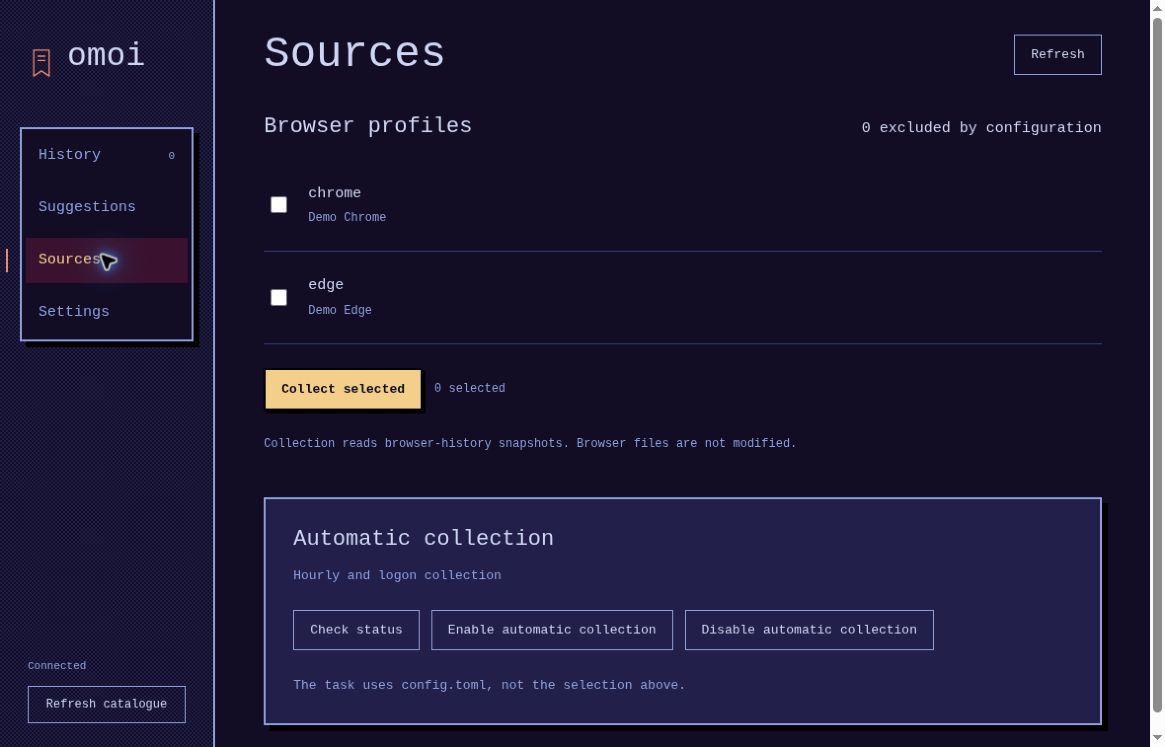
#> input picture assets/video/omoi-v2/capture/01-sources.png, 1165 x 747 px; its folder holds 4 pictures in this run
$ python render.py
#> lines starting #> are read from the running program, lines starting #| are printed output that depends on the picture; after the words box and inside, x2 and y2 are one past the last pixel; in counts of white or black regions, pixels touching at a corner belong together
from pathlib import Path
import math, json, subprocess, sys
import numpy as np
from PIL import Image, ImageDraw, ImageFont
from scipy.io import wavfile

ROOT=Path(__file__).resolve().parents[1]
W,H,FPS,DUR=1920,1080,30,40
P={'night':'#120c24','blue':'#22204a','mid':'#33407a','light':'#8fa0dd','ink':'#cfd6f4','paper':'#f3efe4','pink':'#f08868','gold':'#f4cf8a','mint':'#a6dcc4'}
FONT='/usr/share/fonts/truetype/dejavu/DejaVuSansMono.ttf'
cuts=[0,3,7,9,13,17,21,25,29,32,35,40]
images={p.stem:Image.open(p).convert('RGB') for p in (ROOT/'capture').glob('*.png')}
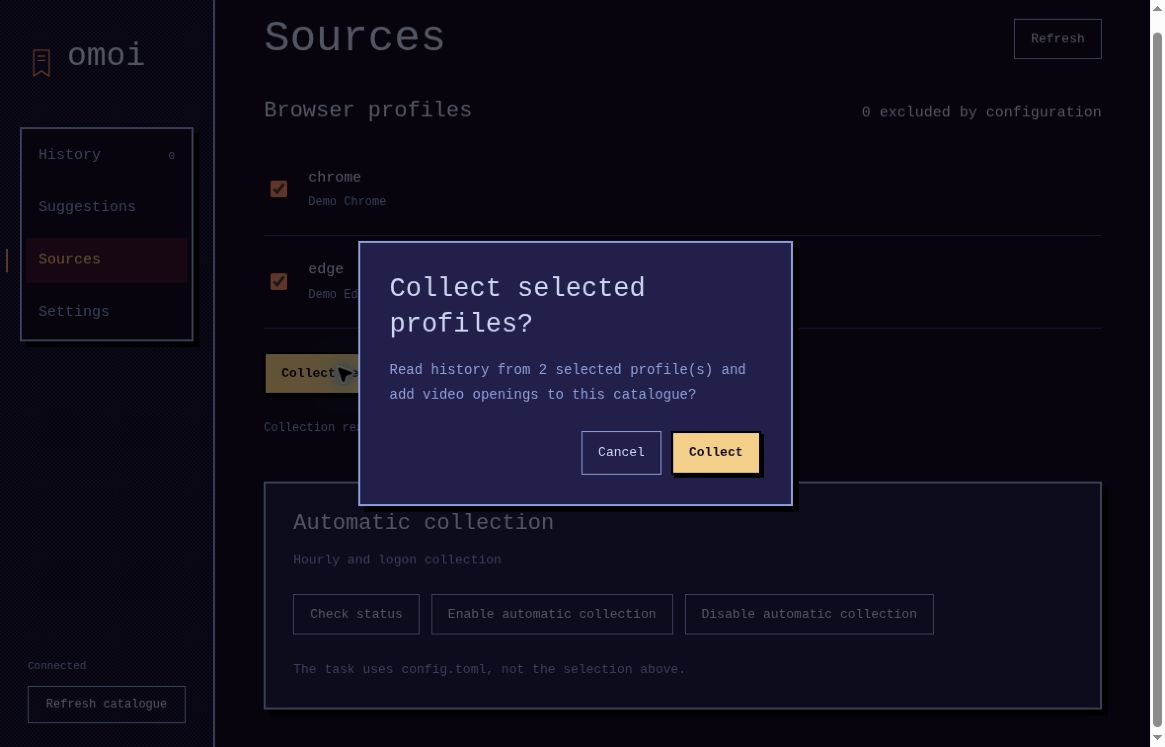
#> input picture assets/video/omoi-v2/capture/02-confirmation.png, 1165 x 747 px
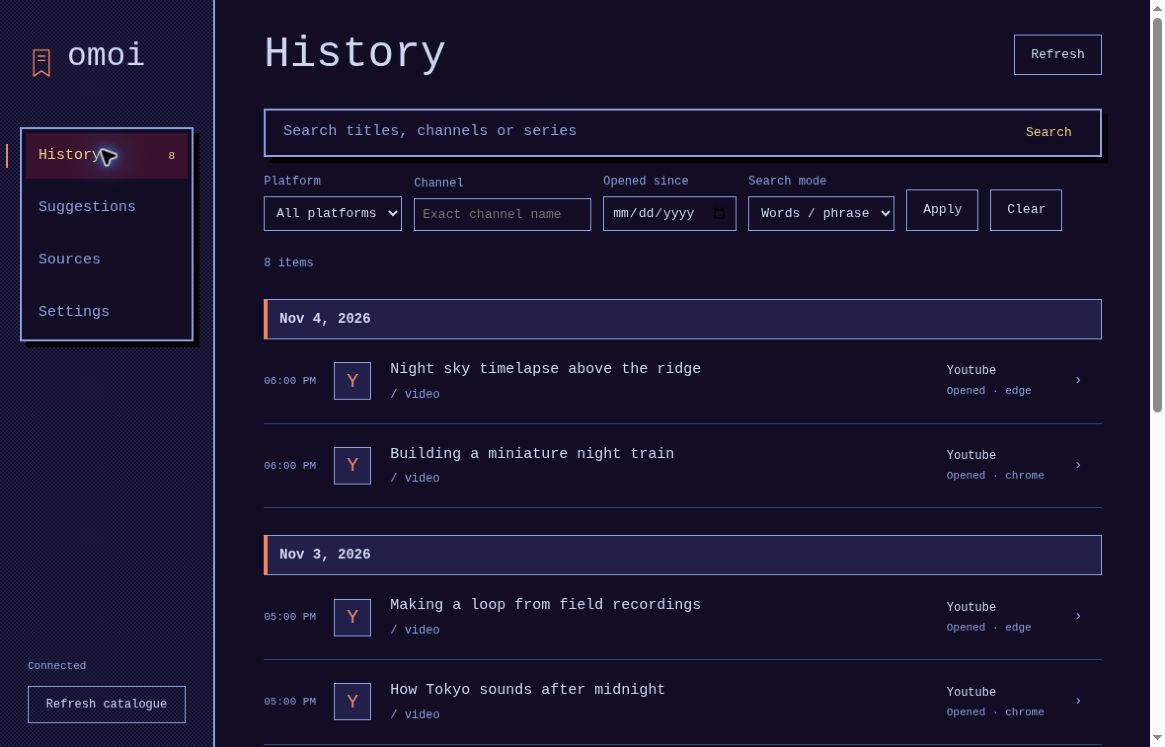
#> input picture assets/video/omoi-v2/capture/03-history.png, 1165 x 747 px
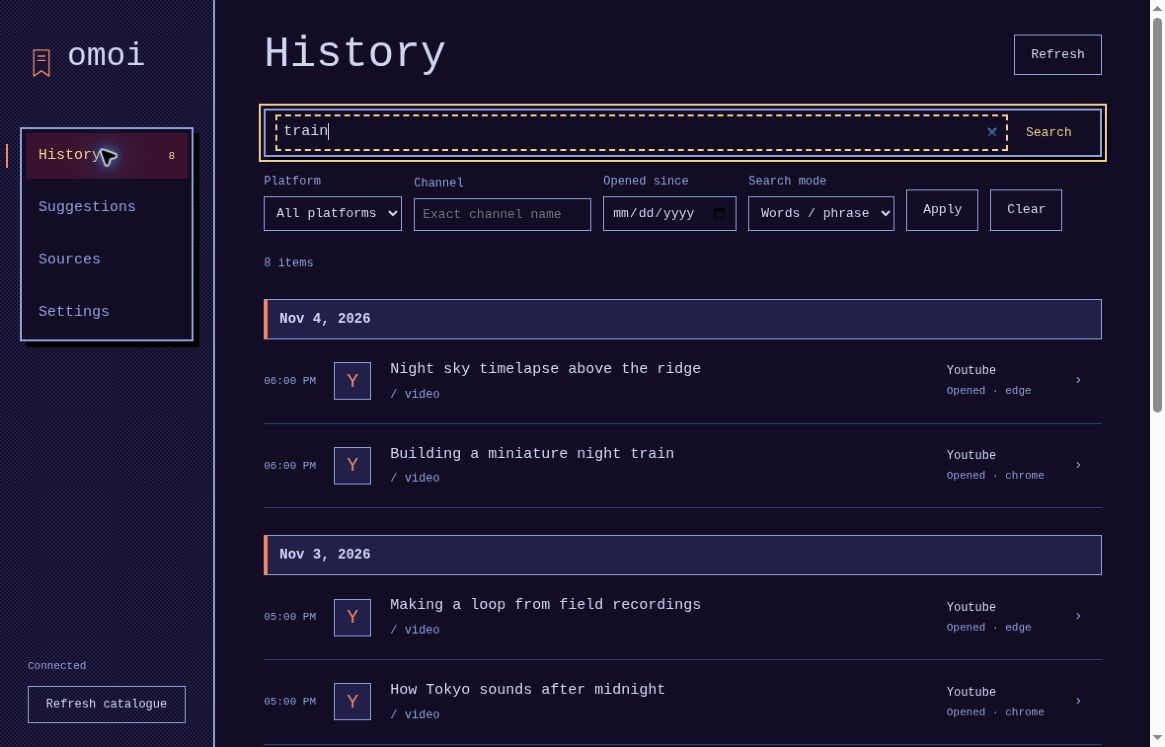
#> input picture assets/video/omoi-v2/capture/04-search-input.png, 1165 x 747 px
#> images = 4 items

def smooth(p):
 p=max(0,min(1,p));return p*p*(3-2*p)
def pixel_text(im,xy,text,size=16,col='ink',anchor='la'):
 f=ImageFont.truetype(FONT,size); box=f.getbbox(text); mask=Image.new('1',(max(1,math.ceil(f.getlength(text))+2),size+8));ImageDraw.Draw(mask).text((0,-box[1]),text,font=f,fill=1)
 bbox=mask.getbbox();mask=mask.crop(bbox);x,y=xy
 if anchor=='center':x-=mask.width//2
 assert 0<=x and 0<=y and x+mask.width<=im.width and y+mask.height<=im.height,(text,xy,mask.size)
 im.paste(P.get(col,col),(int(x),int(y)),mask)
def world(t,ending=False):
 im=Image.new('RGB',(640,360),P['night']);d=ImageDraw.Draw(im)
 for y in range(130,275):
  for x in range((y%2)*2,640,4):
   if (y-130)/145>((x*17+y*13)%16)/16:d.point((x,y),fill=P['blue'])
 for x,y in [(46,90),(100,128),(184,76),(262,117),(370,80),(464,112),(562,61),(601,155)]:
  d.point((x,y),fill=P['ink'] if int(t*1.2+x)%3 else P['light'])
  if x in (46,562):d.line((x-1,y,x+1,y),fill=P['light'])
 # Quiet city silhouettes, not stock footage.
 for i in range(18):
  x=i*39-12; hh=30+(i*29)%62;d.rectangle((x,252-hh,x+26,256),fill=P['blue'])
  for wy in range(260-hh,245,10):
   for wx in range(x+5,x+24,8):
    if (wx+wy+i)%3==0:d.rectangle((wx,wy,wx+2,wy+3),fill=P['mid'])
 d.rectangle((0,257,639,359),fill=P['night']);d.line((0,280,639,280),fill=P['light']);d.line((0,290,639,290),fill=P['mid'])
 for x in range(-30,650,22):d.line((x,291,x+12,291),fill=P['mid'])
 # A miniature train gives the synthetic search title a visual memory.
 xx=int(100+105*smooth(t/3)) if not ending else int(205+55*smooth(t/2))
 for car in range(3):
  x=xx+car*76;d.rectangle((x,236,x+70,273),fill=P['mid']);d.rectangle((x+3,239,x+67,249),fill=P['light']);d.line((x,261,x+70,261),fill=P['pink'])
  for j in range(4):d.rectangle((x+7+j*15,242,x+16+j*15,252),fill=P['gold'])
  for dx in (13,56):d.rectangle((x+dx,274,x+dx+7,279),fill=P['night']);d.line((x+dx,279,x+dx+7,279),fill=P['light'])
  if car<2:d.line((x+70,266,x+76,266),fill=P['light'])
 if ending:
  pixel_text(im,(320,72),'omoi',57,'paper','center')
  pixel_text(im,(320,324),'APP CAPTURE / SYNTHETIC DATA',11,'light','center')
 else:
  pixel_text(im,(38,32),'OMOI',12,'pink');pixel_text(im,(38,96),'Find it again',29,'paper')
 return im.resize((W,H),Image.Resampling.NEAREST)

def stage(title,section,light=False):
 im=Image.new('RGB',(640,360),P['paper'] if light else P['night']);d=ImageDraw.Draw(im)
 ink='night' if light else 'ink';edge='mid' if light else 'light'
 pixel_text(im,(22,18),'OMOI / UNSAVED PREVIEW' if 'UNSAVED' in section else 'OMOI',10,'mid' if light else 'pink')
 pixel_text(im,(22,39),title,22,ink)
 d.rectangle((15,76,624,329),outline=P[edge]);d.rectangle((17,78,622,327),outline=P['mid'])
 pixel_text(im,(22,341),'APP CAPTURE',9,'mid' if light else 'light')
 pixel_text(im,(438,341),'SYNTHETIC DATA',9,'mid' if light else 'light')
 return im.resize((W,H),Image.Resampling.NEAREST)

def capture(im,key,box=None,zoom=1,focus=(.5,.5)):
 src=images[key]
 if box:src=src.crop(box)
 # Camera movement never changes UI content. Whole captures are fitted; detail crops fill the viewport.
 area=(57,243,1863,975); aw,ah=area[2]-area[0],area[3]-area[1]
 scale=min(aw/src.width,ah/src.height)*zoom
 sw,sh=round(src.width*scale),round(src.height*scale)
 src=src.resize((sw,sh),Image.Resampling.LANCZOS)
 tile=Image.new('RGB',(aw,ah),P['night'])
 x=round((aw-sw)*focus[0]);y=round((ah-sh)*focus[1]);tile.paste(src,(x,y));im.paste(tile,area[:2])

def frame(t):
 s=next(i for i in range(len(cuts)-1) if cuts[i]<=t<cuts[i+1]);u=t-cuts[s]
 if s==0:return world(u)
 if s==10:return world(u,True)
 if s==1:
  im=stage('Browse','01  CATALOGUE');capture(im,'03-history',(0,0,1145,510),zoom=1+.025*smooth(u/4),focus=(.5,0))
 elif s==2:
  im=stage('Search','02  SEARCH');capture(im,'04-search-input',(245,90,1130,425),zoom=1.0)
 elif s==3:
  im=stage('Find','02  FOUND')
  # A second, closer cut makes the result title legible on a phone.
  capture(im,'05-search-result',(248,184,1145,600) if u<2 else (248,400,940,535),zoom=1+.02*smooth((u%2)/2),focus=(.4,.4))
 elif s==4:
  im=stage('Inspect','03  DETAILS');capture(im,'06-details',(775,370,1155,515),zoom=1+.02*smooth(u/4),focus=(.5,.5))
 elif s==5:
  im=stage('Check openings','03  EVIDENCE');capture(im,'07-opening-evidence',(770,555,1155,730),zoom=1)
 elif s==6:
  im=stage('Tag','04  UNSAVED EDITOR PREVIEW');capture(im,'08-edit-tags',(780,475,1160,650),zoom=1.0,focus=(.5,.5))
 elif s==7:
  im=stage('Choose sources','05  SOURCES');capture(im,'02-confirmation',(250,180,920,560),zoom=1+.04*smooth(u/4))
 elif s==8:
  im=stage('Switch themes','06  APPEARANCE');capture(im,'09-appearance',zoom=1+.025*smooth(u/3))
 elif s==9:
  im=stage('Keep browsing','06  CONFLUENCE',True);capture(im,'10-confluence',(0,0,1145,505),zoom=1+.025*smooth(u/3),focus=(.5,0))
 return im

def audio():
 sr=48000;n=sr*DUR;out=np.zeros((n,2),np.float64);rng=np.random.default_rng(41)
 def tone(start,dur,midi,amp=.12,pan=0,kind='bell'):
  a=int(start*sr);length=min(int(dur*sr),n-a)
  if length<=0:return
  tt=np.arange(length)/sr;fr=440*2**((midi-69)/12)
  if kind=='bass':sig=np.sin(2*np.pi*fr*tt)+.18*np.sin(4*np.pi*fr*tt);env=np.minimum(tt/.025,1)*np.exp(-tt*2.7)
  else:sig=np.sin(2*np.pi*fr*tt+1.25*np.sin(2*np.pi*fr*2*tt)*np.exp(-tt*6));env=np.minimum(tt/.008,1)*np.exp(-tt*4.0)
  env*=np.minimum(np.maximum(dur-tt,0)/.10,1);sig*=env*amp
  out[a:a+length,0]+=sig*math.sqrt((1-pan)/2);out[a:a+length,1]+=sig*math.sqrt((1+pan)/2)
 roots=[48,44,51,46]
 melody=[72,79,75,74,72,67,70,75]
 for bar in range(18):
  start=bar*2;root=roots[(bar//2)%4]
  for off in (0,1):tone(start+off,.8,root,.14,0,'bass')
  for j in range(4):tone(start+j*.5,.75,root+12+[0,7,12,10][j],.065,(-.35 if j%2 else .35))
  if bar%2==0:
   for j in range(4):tone(start+j*.5,.7,melody[(bar+j)%8],.09,0)
  # Low, restrained pulse and a short high-frequency brushed click.
  for off in (0,1):
   a=int((start+off)*sr);L=int(.14*sr);tt=np.arange(L)/sr;sig=.08*np.sin(2*np.pi*(48*tt+4*(1-np.exp(-tt*35))))*np.exp(-tt*32);out[a:a+L]+=sig[:,None]
  for off in (.5,1.5):
   a=int((start+off)*sr);L=int(.04*sr);tt=np.arange(L)/sr;v=rng.normal(0,.007,L)*np.exp(-tt*100);out[a:a+L]+=v[:,None]
 for mi in (48,60,67,72):tone(36,3.8,mi,.11,0,'bell')
 out*=np.minimum(np.arange(n)/sr/.15,1)[:,None];fade=np.minimum((DUR-np.arange(n)/sr)/1.5,1);out*=fade[:,None]
 out*=.85/max(1,np.max(np.abs(out)));wavfile.write(ROOT/'score.wav',sr,np.int16(np.clip(out,-1,1)*32767))

def stills():
 stamps=[1.8,5,8,11,15,19,23,27,30.5,33.5,38]
 thumbs=[]
 for i,t in enumerate(stamps):
  im=frame(t);im.save(ROOT/'qa'/f'scene-{i+1:02d}.png');thumbs.append(im.resize((640,360)))
#> this loop made 4 passes
#> pass 1, in world, `im = Image.new('RGB', (640, 360), P['night'])`:
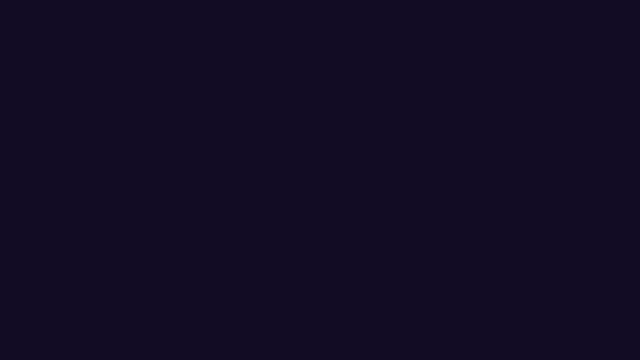
#> im: PIL image 640x360 RGB; mean R, G, B 18, 12, 36
#> pass 1, in pixel_text (call 2), `mask = mask.crop(bbox)`:
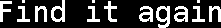
#> mask: PIL image 221x28 1; 21.7% white; 14 white regions (3 under 20 px), largest, box (x1, y1, x2, y2) and area: (156, 6, 170, 28) 174, (51, 0, 65, 22) 152, (139, 6, 153, 22) 138
#> after the loop:
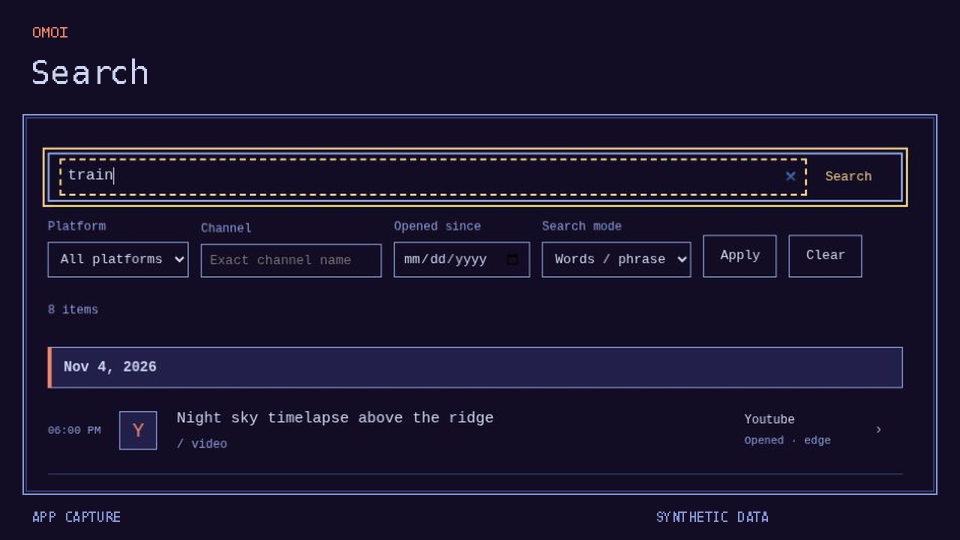
#> im: PIL image 1920x1080 RGB (shown at 1/2 size); mean R, G, B 26.4, 21.4, 46.3
#> after the loop, thumbs = 3 items
 sheet=Image.new('RGB',(1920,4*410),P['night']);d=ImageDraw.Draw(sheet);f=ImageFont.truetype(FONT,24)
 for i,(im,t) in enumerate(zip(thumbs,stamps)):
  x=(i%3)*640;y=(i//3)*410;sheet.paste(im,(x,y));d.text((x+16,y+370),f'{i+1:02d} / {t:04.1f}s',font=f,fill=P['ink'])
 sheet.save(ROOT/'Omoi — A way back — Storyboard.jpg',quality=94)

def render():
 audio();stills()
 args=['ffmpeg','-hide_banner','-loglevel','error','-y','-f','rawvideo','-pix_fmt','rgb24','-s',f'{W}x{H}','-r',str(FPS),'-i','-','-an','-c:v','libx264','-preset','fast','-crf','16','-pix_fmt','yuv420p','-threads','3',str(ROOT/'silent-master.mp4')]
 proc=subprocess.Popen(args,stdin=subprocess.PIPE)
 for i in range(DUR*FPS):
  proc.stdin.write(frame(i/FPS).tobytes())
  if i%150==0:print(f'{i}/{DUR*FPS}',flush=True)
 proc.stdin.close();assert proc.wait()==0
 for name,crf in [('Omoi — A way back — Master.mp4',16),('Omoi — A way back.mp4',24)]:
  subprocess.run(['ffmpeg','-hide_banner','-loglevel','error','-y','-i',str(ROOT/'silent-master.mp4'),'-i',str(ROOT/'score.wav'),'-c:v','copy' if crf==16 else 'libx264',* ([] if crf==16 else ['-preset','slow','-crf',str(crf),'-threads','3']),'-c:a','aac','-b:a','192k','-af','loudnorm=I=-16:TP=-1.5:LRA=9','-movflags','+faststart','-shortest',str(ROOT/name)],check=True)
 print('RENDER COMPLETE',flush=True)

if __name__=='__main__':
 if len(sys.argv)>1 and sys.argv[1]=='stills':stills()
#> (the run stopped early here; a loop or call above may not have finished)
